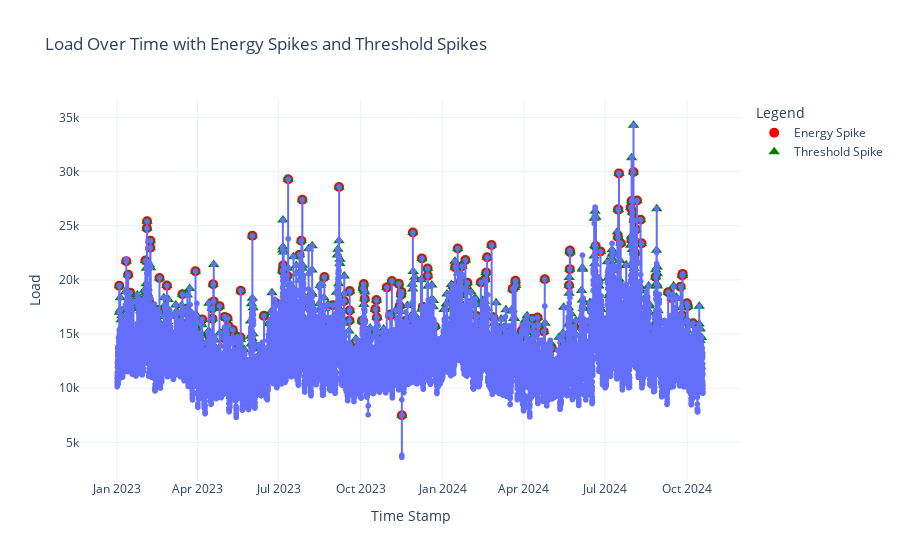

The code cell stored with this chart in its notebook:
### Code cell
# Plot both Energy Spikes and Threshold Spikes

fig = px.line(
    data,
    x='Time Stamp',
    y='Load',
    title='Load Over Time with Energy Spikes and Threshold Spikes',
    labels={'Time Stamp': 'Time', 'Load': 'Load'},
    markers=True
)

# Add scatter points for Energy Spikes
energy_spike_data = data[data['Energy Spike']]
fig.add_scatter(
    x=energy_spike_data['Time Stamp'],
    y=energy_spike_data['Load'],
    mode='markers',
    marker=dict(color='red', size=10, symbol='circle'),
    name='Energy Spike'
)

# Add scatter points for Threshold Spikes
threshold_spike_data = data[data['Threshold Spike']]
fig.add_scatter(
    x=threshold_spike_data['Time Stamp'],
    y=threshold_spike_data['Load'],
    mode='markers',
    marker=dict(color='green', size=10, symbol='triangle-up'),
    name='Threshold Spike'
)

fig.update_layout(
    xaxis_title='Time Stamp',
    yaxis_title='Load',
    legend_title='Legend',
    template='plotly_white'
)

fig.show()

### Figure 1 — Plotly figure (JSON) as saved in the notebook; plotly's stock layout.template omitted (floating-point values rounded to 4 significant figures; data arrays with more than 128 entries replaced by an {"elided": "..."} marker saying what was removed)
{"data": [{"hovertemplate": "Time=%{x}<br>Load=%{y}<extra></extra>", "legendgroup": "", "line": {"color": "#636efa", "dash": "solid"}, "marker": {"symbol": "circle"}, "mode": "lines+markers", "name": "", "showlegend": false, "type": "scattergl", "x": {"elided": "15761 str values"}, "xaxis": "x", "y": {"elided": "15761 float values"}, "yaxis": "y"}, {"marker": {"color": "red", "size": 10, "symbol": "circle"}, "mode": "markers", "name": "Energy Spike", "type": "scatter", "x": {"elided": "175 str values"}, "y": {"elided": "175 float values"}}, {"marker": {"color": "green", "size": 10, "symbol": "triangle-up"}, "mode": "markers", "name": "Threshold Spike", "type": "scatter", "x": {"elided": "860 str values"}, "y": {"elided": "860 float values"}}], "layout": {"legend": {"title": {"text": "Legend"}, "tracegroupgap": 0}, "title": {"text": "Load Over Time with Energy Spikes and Threshold Spikes"}, "xaxis": {"anchor": "y", "domain": [0, 1], "title": {"text": "Time Stamp"}}, "yaxis": {"anchor": "x", "domain": [0, 1], "title": {"text": "Load"}}}}
